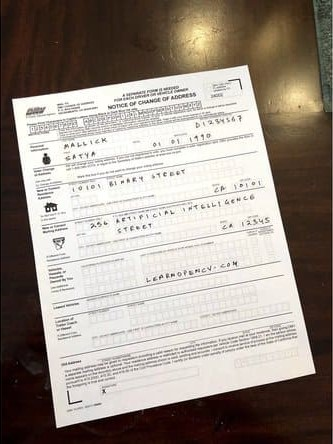
#> input picture Image Alignment/image1.jpg, 333 x 444 px, found by its file name
$ python 'Coin classification.py'
#> lines starting #> are read from the running program, lines starting #| are printed output that depends on the picture; after the words box and inside, x2 and y2 are one past the last pixel; in counts of white or black regions, pixels touching at a corner belong together
import cv2
import numpy as np


img = cv2.imread("image1.jpg")
#> img is the input picture: shape (444, 333, 3); mean B, G, R 136.1, 144.9, 154.5


gray = cv2.cvtColor(img, cv2.COLOR_BGR2GRAY)
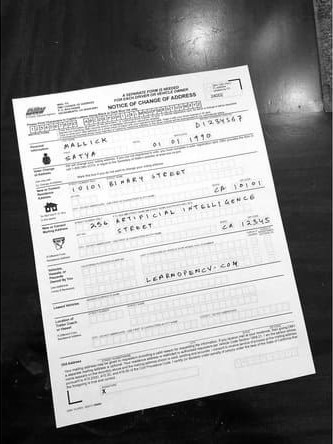
#> gray: shape (444, 333); min 0, max 255, mean 146.8


blurred = cv2.GaussianBlur(gray, (15, 15), 0)
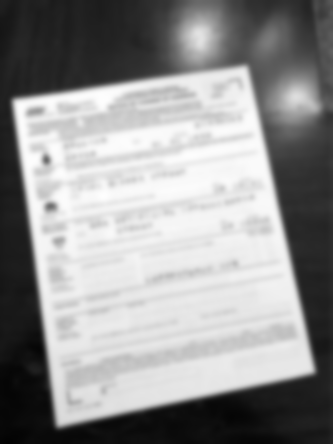
#> blurred: shape (444, 333); min 2, max 254, mean 146.7


circles = cv2.HoughCircles(
    blurred,
    cv2.HOUGH_GRADIENT,
    dp=1,
    minDist=50,
    param1=50,
    param2=30,
    minRadius=10,
    maxRadius=100,
)
#> circles = None


if circles is not None:
    circles = np.round(circles[0, :]).astype("int")

    coin_types = {"L_1": 0, "L_2": 0}

    for (x, y, r) in circles:

        if 20 <= r <= 25:
            coin_type = "L_1"
        elif 26 <= r <= 30:
            coin_type = "L_2"
        else:
            coin_type = "Unknown"


        if coin_type != "Unknown":
            coin_types[coin_type] += 1

        # Draw the circle with type label
        cv2.circle(img, (x, y), r, (0, 255, 0), 4)
        cv2.putText(img, coin_type, (x - 20, y), cv2.FONT_HERSHEY_SIMPLEX, 0.5, (255, 0, 0), 2)

    cv2.imshow("Coins", img)
    cv2.waitKey(0)
    cv2.destroyAllWindows()

    for coin_type, count in coin_types.items():
        print(f"{coin_type}: {count} coins")
else:
    print("No circles/coins found in the image.")

$ run again, with Image Alignment/image2.jpg copied over Image Alignment/image1.jpg
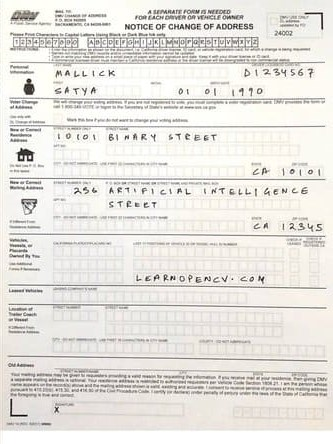
#> input picture Image Alignment/image2.jpg, 333 x 444 px, found by its file name
#> img is the input picture: shape (444, 333, 3); mean B, G, R 223.5, 228.3, 230.9
#> `blurred = cv2.GaussianBlur(gray, (15, 15), 0)`:
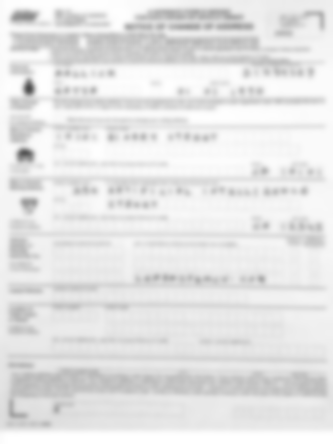
#> blurred: shape (444, 333); min 76, max 255, mean 228.6
#> `circles = cv2.HoughCircles( blurred, cv2.HOUGH_GRADIENT, dp=1, minDist..`: circles = [[75.5, 157.5, 71.8], [199.5, 85.5, 48.8], [85.5, 92.5, 29.3]]
#> `circles = np.round(circles[0, :]).astype("int")`: circles = [[76, 158, 72], [200, 86, 49], [86, 92, 29]]
#> the loop `for (x, y, r) in circles: ` made 3 passes
#> after the loop `for (x, y, r) in circles:`:
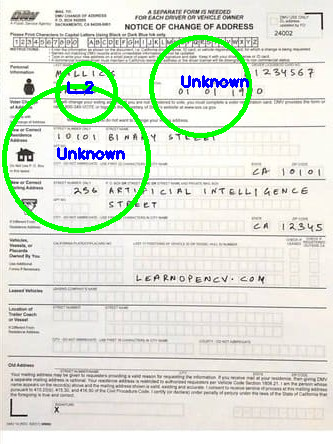
#> img: shape (444, 333, 3); 3.85% of pixels changed, all inside (x1, y1, x2, y2) = (2, 35, 252, 233)
#> after the loop `for (x, y, r) in circles:`: coin_types = {'L_1': 0, 'L_2': 1}
#> the loop `for coin_type, count in coin_types.items():` made 2 passes
#> (coin_type, count) on passes 1 to 2: ('L_1', 0), ('L_2', 1)
#> (printed output is left out)
